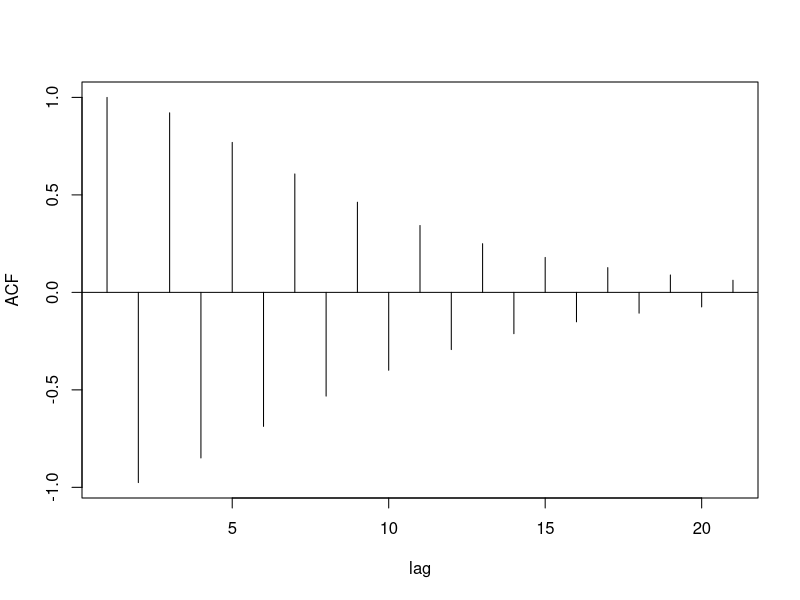
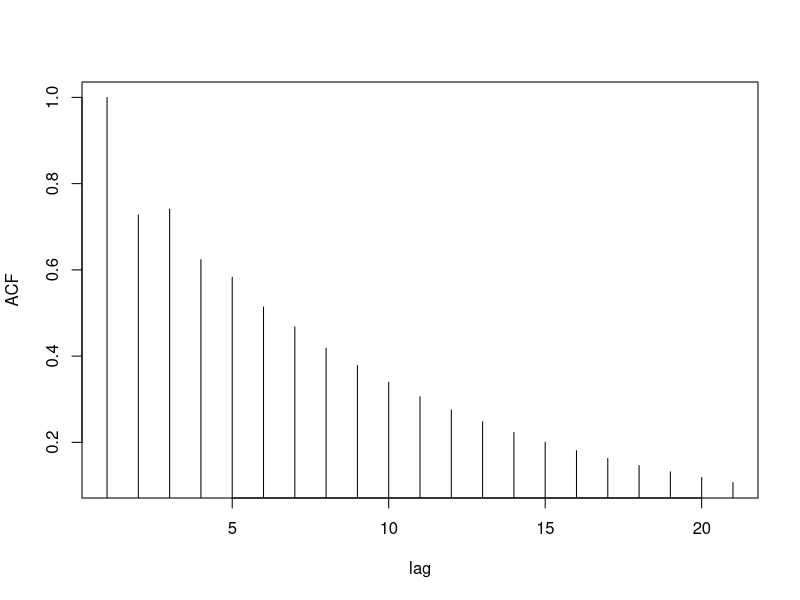
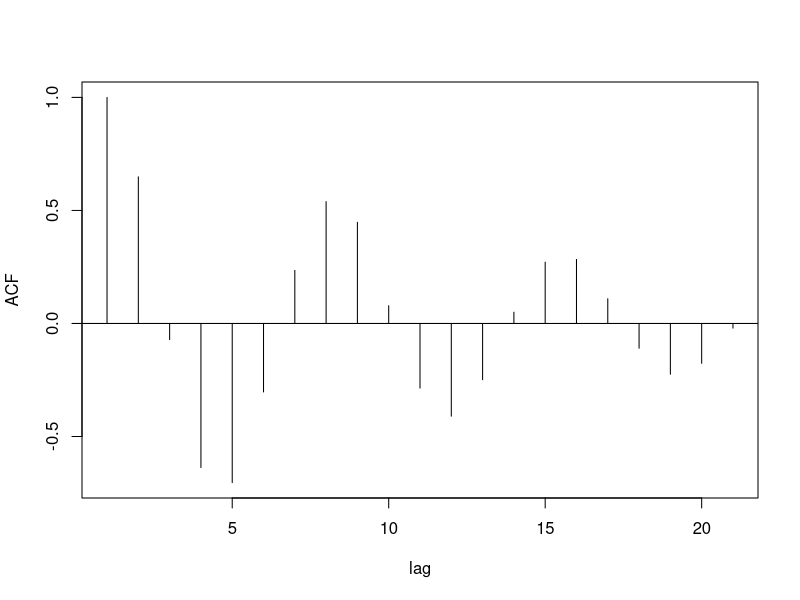

Recreate these plots in R, in order.
## ---- chunk 1
ACF = ARMAacf(ar=c(-1.6,-0.64), ma=0, lag.max = 20)
plot(ACF, type="h", xlab="lag")
abline(h=0)
## ---- chunk 2
ACF = ARMAacf(ar=c(0.4,0.45), ma=0, lag.max = 20)
plot(ACF, type="h", xlab="lag")
abline(h=0)
## ---- chunk 3
ACF = ARMAacf(ar=c(1.2,-0.85), ma=0, lag.max = 20)
plot(ACF, type="h", xlab="lag")
abline(h=0)
